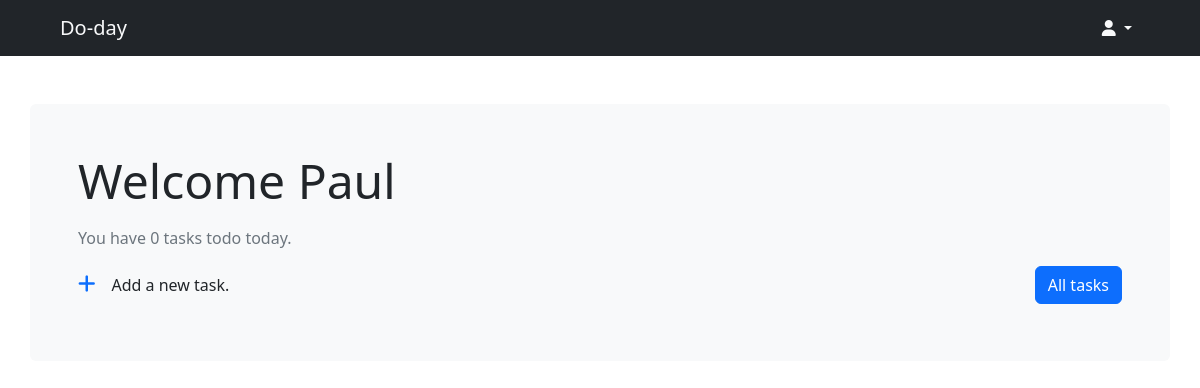
Page /home/ (signed in) on the earlier database version.
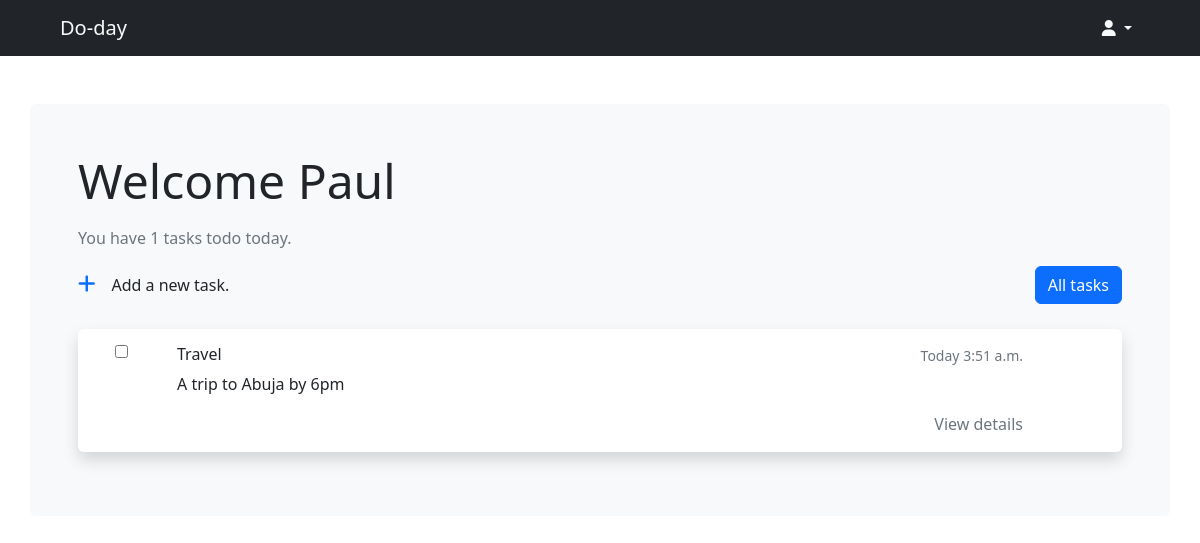
Same page on the later database version.
### user/models.py (models this page shows)
class User(AbstractUser):
  first_name = models.CharField(max_length=50)
  last_name = models.CharField(max_length=50)
  username = models.CharField(max_length = 20)
  email = models.EmailField(unique = True)
  password1= models.CharField(max_length=15)
  password2= models.CharField(max_length=15)
  USERNAME_FIELD='email'
  REQUIRED_FIELDS=['first_name', 'last_name', 'username']
  def __str__(self):
    return self.first_name

### todo/models.py (models this page shows)
class Task(models.Model):
  task_choices = (
    ('Work', 'Work'),
    ('Travel', 'Travel'),
    ('School', 'School'),
    ('Health', 'Health'),
    ('Personal', 'Personal')
  )
  category = models.CharField(max_length=50, choices=task_choices, default='Work')
  details = models.TextField(max_length=2000)
  task_date = models.DateField()
  task_time = models.TimeField()
  status = models.BooleanField(default=False)
  user = models.ForeignKey(User, on_delete=models.CASCADE)

### todo/views.py (the view, shortened to what this page needs)
# urls.py: 2. Add a URL to urlpatterns:  path('', views.home, name='home')
@login_required
def home(request):
  form = TaskForm(request.POST)
  tasks = Task.objects.all().filter(task_date = date.today(), status = False, user = request.user)
  context = {
    'form': form,
    'tasks': tasks,
  }
  return render(request, 'todo/home.html', context)

### todo/forms.py
class TaskForm(forms.ModelForm):
  task_choices = (
    ('Work', 'Work'),
    ('Travel', 'Travel'),
    ('School', 'School'),
    ('Health', 'Health'),
    ('Personal', 'Personal')
  )
  category = forms.CharField(widget=forms.Select(attrs={'placeholder':'Category'}, choices=task_choices))
  details = forms.CharField(widget=forms.Textarea(attrs={'placeholder':'Details'}))
  task_date = forms.DateField(widget=forms.DateInput(attrs={'name':'Date', 'type':'date'}))
  task_time = forms.TimeField(widget=forms.TimeInput(attrs={'name':'time', 'type':'time'}))
  class Meta:
    model = Task
    fields = ('category', 'details', 'task_date', 'task_time')

### todo/templates/todo/home.html (shortened to what this page needs)
{% extends 'base.html' %}
{% load humanize %}
{% block main %}
  <div class="container bg-light p-5 mt-5 rounded">
    <p class="display-5">Welcome
      {% if user.is_authenticated %}
        {{user|capfirst}}
      {% endif %}
    </p>
    <p class="text-secondary" id="task-length"> You have {{tasks.count}} tasks todo today.</p>
    <div class="d-flex justify-content-between align-items-baseline">
        {% include 'partials/addmodal.html' %}
        <a href="{% url 'todo-all' %}" class="btn btn-primary">All tasks</a>
    </div>
    {% for task in tasks %}
    <div class="container bg-white rounded shadow task-container" id="{{task.id}}">
      <div class="row my-3 py-3">
        <div class="col-1"><input type="checkbox" id="{{task.id}}" class="checkboxes" title="Mark as read"></div>
        <div class="col-10">
          <div class="col-12 d-flex justify-content-between">
            <h6 class="text-dark">{{task.category}}</h6>
            <small class="text-secondary">{{task.task_date|naturalday|capfirst}} {{task.task_time}}</small>
          </div>
          <div class="col-12">
            <p class="text-justify">
              {{task.details|truncatechars:150}}
            </p>
            <div class="ms-auto" style="width:fit-content">{% include 'partials/detailmodal.html' %}</div>
          </div>
        </div>
      </div>
    </div>
    {% endfor %}
  </div>
{% endblock main %}

### templates/base.html (shortened to what this page needs)
<!doctype html>
{% load static %}
<html lang="en">
  <head>
    <link rel="stylesheet" href="{% static 'css/style.css' %}">
    <link href="https://cdn.jsdelivr.net/npm/bootstrap@5.2.2/dist/css/bootstrap.min.css" rel="stylesheet">
  </head>
  <body>
    {% include 'partials/navbar.html' %}
    {% block main %}
    {% endblock main %}
  </body>
</html>

### templates/partials/navbar.html (shortened to what this page needs)
<nav class="navbar navbar-expand bg-dark">
  <div class="container-fluid">
    {% if user.is_authenticated %}
    <a href="{% url 'todo-home' %}" class="navbar-brand text-light ms-5">Do-day</a>
    {% else %}
    <a href="{% url 'todo-index' %}" class="navbar-brand text-light ms-5">Do-day</a>
    {% endif %}
    <div id="navbarNav">
      <ul class="navbar-nav me-5">
        <li class="nav-item dropdown">
          <a class="nav-link text-light dropdown-toggle" href="#" role="button" data-bs-toggle="dropdown" aria-expanded="false">
            <i class="fa-solid fa-user"></i>
          </a>
        </li>
      </ul>
    </div>
  </div>
</nav>

### templates/partials/addmodal.html (shortened to what this page needs)
<p><i class="fa-solid fa-plus fs-5 fw-bold me-3 text-primary" type="button" data-bs-toggle="modal" data-bs-target="#exampleModal"></i>Add a new task.</p>

### templates/partials/detailmodal.html (shortened to what this page needs)
<a href="" class="details ms-5 text-secondary" type="button" data-bs-toggle="modal" data-bs-target="#exampleModal{{task.id}}">View details</a>

### static/css/style.css (style rules this page uses)
* { margin:0; padding:0; }
input, textarea, select { color: rgb(103, 103, 103); max-height: 50px; display:block; padding: 5px 0px; margin-bottom: 20px !important; border:none; border-bottom: 1px solid rgb(165, 165, 165); background-color: transparent; width:100%; outline: none; }
a.details { text-decoration: none; color:rgb(78, 78, 78); }

Differences in the rows shown:
added Task: category "Travel", task_date "Today", task_time "3:51 a.m.", details "A trip to Abuja by 6pm"
Other differences:
{{ tasks.count }}: "0" → "1"
